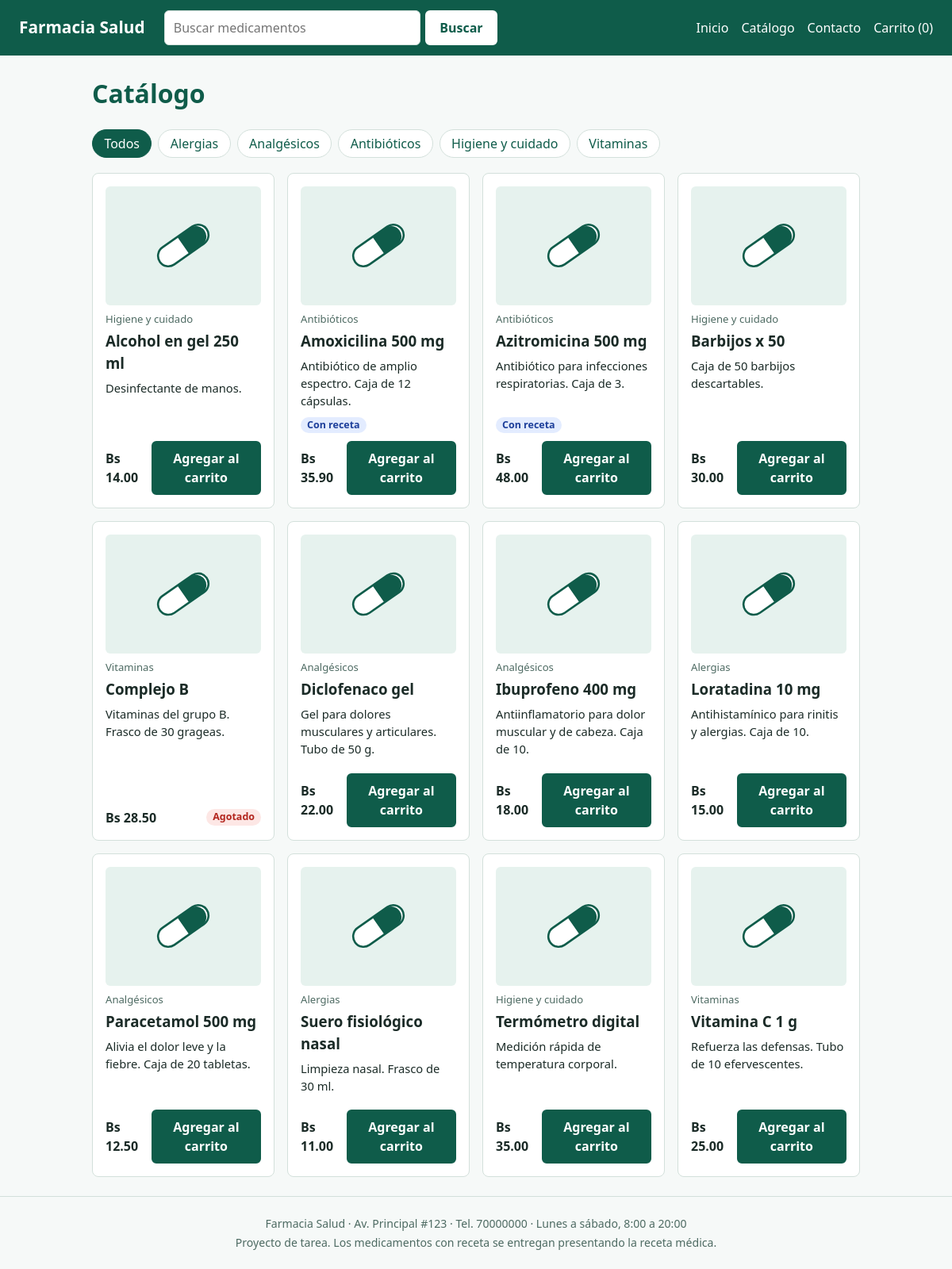
/catalogo.php, run on the app's committed database.
### tables this page shows
CREATE TABLE categorias (
  id INT AUTO_INCREMENT PRIMARY KEY,
  nombre VARCHAR(50) NOT NULL
);

CREATE TABLE productos (
  id INT AUTO_INCREMENT PRIMARY KEY,
  categoria_id INT NOT NULL,
  nombre VARCHAR(100) NOT NULL,
  descripcion VARCHAR(255) NOT NULL,
  precio DECIMAL(8,2) NOT NULL,
  stock INT NOT NULL DEFAULT 0,
  requiere_receta TINYINT(1) NOT NULL DEFAULT 0,
  imagen VARCHAR(255) NULL,
  FOREIGN KEY (categoria_id) REFERENCES categorias(id)
);

### includes/funciones.php (called while the page is built, shortened)
<?php
function h($t) { return htmlspecialchars((string)$t, ENT_QUOTES, 'UTF-8'); }
function precio($n) { return 'Bs ' . number_format((float)$n, 2); }

### includes/tarjeta_producto.php (the view, shortened to what this page needs)
<article class="tarjeta">
  <img class="foto" src="<?= !empty($p['imagen']) ? 'uploads/productos/' . h($p['imagen']) : 'assets/img/sin-imagen.svg' ?>" alt="<?= h($p['nombre']) ?>" loading="lazy">
  <span class="cat"><?= h($p['categoria']) ?></span>
  <h3><?= h($p['nombre']) ?></h3>
  <p><?= h($p['descripcion']) ?></p>
  <?php if ($p['requiere_receta']): ?><span class="tag receta">Con receta</span><?php endif; ?>
  <div class="pie">
    <strong><?= precio($p['precio']) ?></strong>
    <?php if ($p['stock'] > 0): ?>
      <form method="post" action="carrito.php">
        <button class="btn">Agregar al carrito</button>
      </form>
    <?php else: ?>
      <span class="tag agotado">Agotado</span>
    <?php endif; ?>
  </div>
</article>

### public/catalogo.php (shortened to what this page needs)
<?php
require_once __DIR__ . '/../includes/funciones.php';
$q = trim($_GET['q'] ?? '');
$cat = (int)($_GET['categoria'] ?? 0);
$sql = "SELECT p.*, c.nombre AS categoria FROM productos p JOIN categorias c ON c.id = p.categoria_id
        WHERE (p.nombre LIKE ? OR p.descripcion LIKE ?)";
$params = ["%$q%", "%$q%"];
$sql .= " ORDER BY p.nombre";
$s = $pdo->prepare($sql);
$s->execute($params);
$productos = $s->fetchAll();
$categorias = $pdo->query("SELECT * FROM categorias ORDER BY nombre")->fetchAll();
require __DIR__ . '/../includes/header.php';
?>
<h1>Catálogo</h1>
<div class="chips">
  <a href="catalogo.php" class="<?= $cat ? '' : 'activo' ?>">Todos</a>
  <?php foreach ($categorias as $c): ?>
    <a href="catalogo.php?categoria=<?= (int)$c['id'] ?>" class="<?= $cat === (int)$c['id'] ? 'activo' : '' ?>"><?= h($c['nombre']) ?></a>
  <?php endforeach; ?>
</div>
<?php if (!$productos): ?>
  <p class="vacio">No encontramos productos. Prueba con otra palabra o <a href="catalogo.php">mira todo el catálogo</a>.</p>
<?php else: ?>
  <div class="grid">
    <?php foreach ($productos as $p) include __DIR__ . '/../includes/tarjeta_producto.php'; ?>
  </div>
<?php endif; ?>
<?php require __DIR__ . '/../includes/footer.php'; ?>

### public/assets/css/style.css (style rules this page uses)
:root { --verde:#0f5c4a; --claro:#e6f2ee; --fondo:#f6f9f8; --texto:#1b2b27; --borde:#d3e0db; --rojo:#b3261e; }
* { box-sizing:border-box; }
body { margin:0; font-family:"Segoe UI", system-ui, sans-serif; background:var(--fondo); color:var(--texto); line-height:1.5; }
a { color:var(--verde); }
h1, h2 { color:var(--verde); }
.btn { display:inline-block; background:var(--verde); color:#fff; border:2px solid var(--verde); padding:.5rem 1rem; border-radius:6px; font:inherit; font-weight:600; text-decoration:none; cursor:pointer; }
.chips { display:flex; flex-wrap:wrap; gap:.5rem; margin-bottom:1.2rem; }
.chips a { padding:.3rem .9rem; border:1px solid var(--borde); border-radius:99px; background:#fff; text-decoration:none; }
.chips a.activo { background:var(--verde); color:#fff; border-color:var(--verde); }
.grid { display:grid; grid-template-columns:repeat(auto-fill, minmax(220px, 1fr)); gap:1rem; }
.tarjeta { display:flex; flex-direction:column; background:#fff; border:1px solid var(--borde); border-radius:8px; padding:1rem; }
.tarjeta h3 { margin:.2rem 0; }
.tarjeta p { flex:1; margin:.2rem 0 .6rem; font-size:.92rem; }
.tarjeta .cat { font-size:.82rem; color:#4d6a62; }
.pie { display:flex; justify-content:space-between; align-items:center; gap:.5rem; margin-top:.6rem; }
.tag { display:inline-block; padding:.05rem .5rem; border-radius:99px; font-size:.78rem; font-weight:600; width:fit-content; }
.tag.receta { background:#e3ecff; color:#1d3f9a; }
.tag.agotado { background:#fde7e5; color:var(--rojo); }
.foto { width:100%; height:150px; object-fit:contain; background:var(--claro); border-radius:6px; margin-bottom:.5rem; }

### data on the page
categorias: nombre "Alergias"
categorias: nombre "Analgésicos"
categorias: nombre "Antibióticos"
categorias: nombre "Higiene y cuidado"
categorias: nombre "Vitaminas"
productos: categoria.nombre "Higiene y cuidado", nombre "Alcohol en gel 250 ml", descripcion "Desinfectante de manos.", precio "Bs 14.00"
productos: categoria.nombre "Antibióticos", nombre "Amoxicilina 500 mg", descripcion "Antibiótico de amplio espectro. Caja de 12 cápsulas.", requiere_receta "Con receta", precio "Bs 35.90"
productos: categoria.nombre "Antibióticos", nombre "Azitromicina 500 mg", descripcion "Antibiótico para infecciones respiratorias. Caja de 3.", requiere_receta "Con receta", precio "Bs 48.00"
productos: categoria.nombre "Higiene y cuidado", nombre "Barbijos x 50", descripcion "Caja de 50 barbijos descartables.", precio "Bs 30.00"
productos: categoria.nombre "Vitaminas", nombre "Complejo B", descripcion "Vitaminas del grupo B. Frasco de 30 grageas.", precio "Bs 28.50", stock "Agotado"
productos: categoria.nombre "Analgésicos", nombre "Diclofenaco gel", descripcion "Gel para dolores musculares y articulares. Tubo de 50 g.", precio "Bs 22.00"
productos: categoria.nombre "Analgésicos", nombre "Ibuprofeno 400 mg", descripcion "Antiinflamatorio para dolor muscular y de cabeza. Caja de 10.", precio "Bs 18.00"
productos: categoria.nombre "Alergias", nombre "Loratadina 10 mg", descripcion "Antihistamínico para rinitis y alergias. Caja de 10.", precio "Bs 15.00"
productos: categoria.nombre "Analgésicos", nombre "Paracetamol 500 mg", descripcion "Alivia el dolor leve y la fiebre. Caja de 20 tabletas.", precio "Bs 12.50"
productos: categoria.nombre "Alergias", nombre "Suero fisiológico nasal", descripcion "Limpieza nasal. Frasco de 30 ml.", precio "Bs 11.00"
productos: categoria.nombre "Higiene y cuidado", nombre "Termómetro digital", descripcion "Medición rápida de temperatura corporal.", precio "Bs 35.00"
productos: categoria.nombre "Vitaminas", nombre "Vitamina C 1 g", descripcion "Refuerza las defensas. Tubo de 10 efervescentes.", precio "Bs 25.00"

### other printed values
carrito_cantidad() "0"
